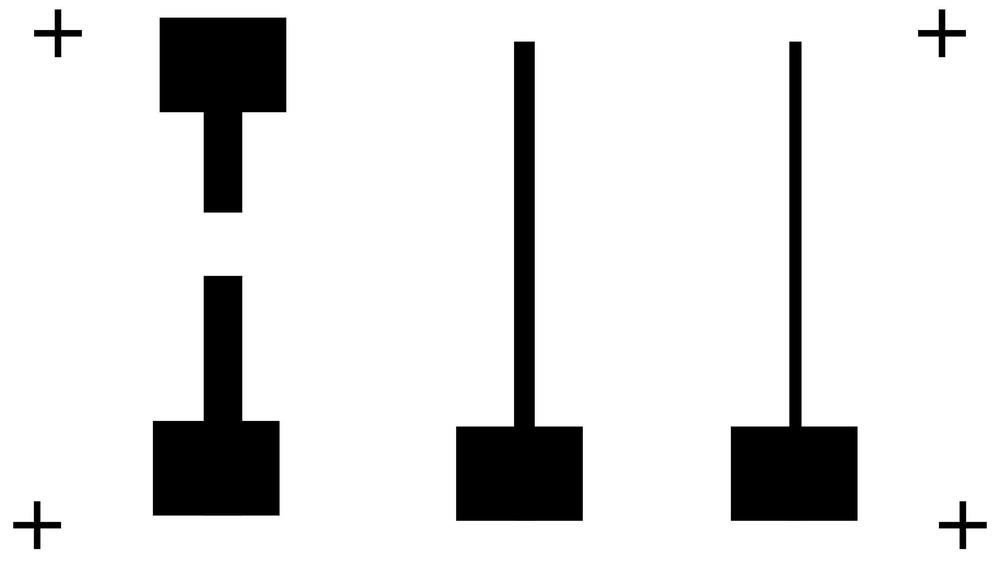
#> input picture OPCfullauto/NMOSNOR.jpg, 1000 x 562 px, shrunk from 2500 x 1406 before the run
$ python OPCauto.py
#> lines starting #> are read from the running program, lines starting #| are printed output that depends on the picture; after the words box and inside, x2 and y2 are one past the last pixel; in counts of white or black regions, pixels touching at a corner belong together
#!/usr/bin/env python3
# -*- coding: utf-8 -*-
"""
Created on Thu Oct 25 12:59:55 2023

@author: zhaoyanzhi
"""
import cv2
import numpy as np

def apply_opc_correction(image_path, output_path, radius=2, stroke_thickness=1, erosion_iterations=1):
#> called with image_path = 'NMOSNOR.jpg', output_path = 'OPC_corrected.jpg', radius = 1, stroke_thickness = 1, erosion_iterations = 1
    img = cv2.imread(image_path, cv2.IMREAD_GRAYSCALE)
#> img is the input picture: shape (562, 1000); min 0, max 255, mean 222.2
    # OPC Step 1 Erode the image to make the gate pattern slightly thinner
    kernel = np.zeros((3,3), np.uint8)
    img = cv2.erode(img, kernel, iterations=erosion_iterations)
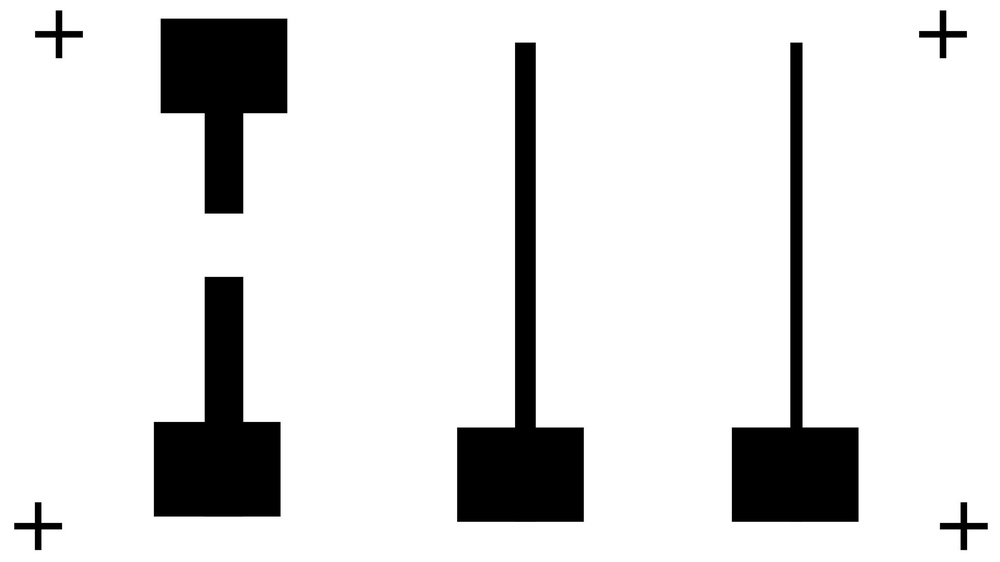
#> img: shape (562, 1000); min 0, max 255, mean 222.2

    # Harris corner detection
    dst = cv2.cornerHarris(img, 2, 3, 0.04)
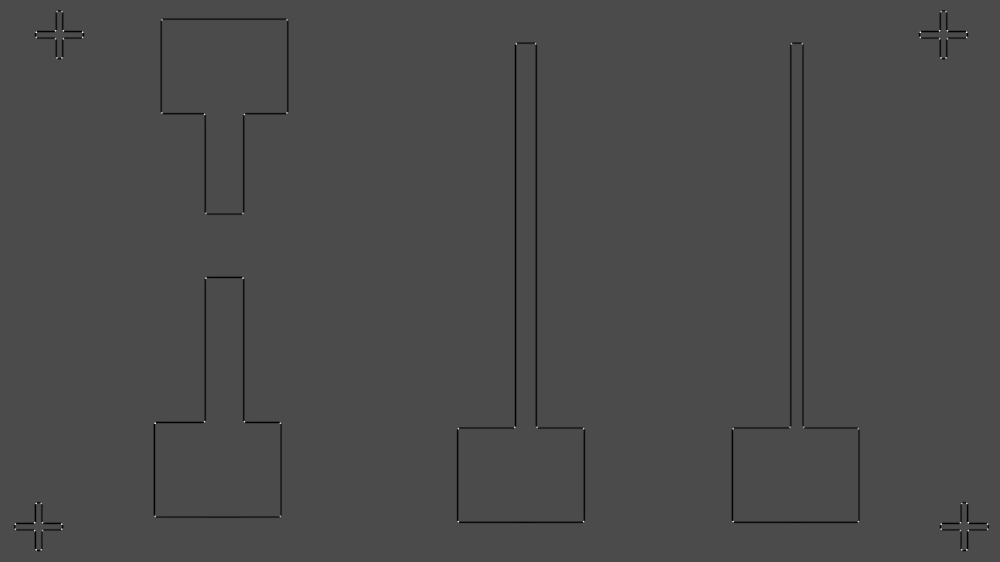
#> dst: shape (562, 1000) float32; min -0.0296, max 0.071, mean -0.000269; drawn with min black and max white
    dst = cv2.dilate(dst, None)
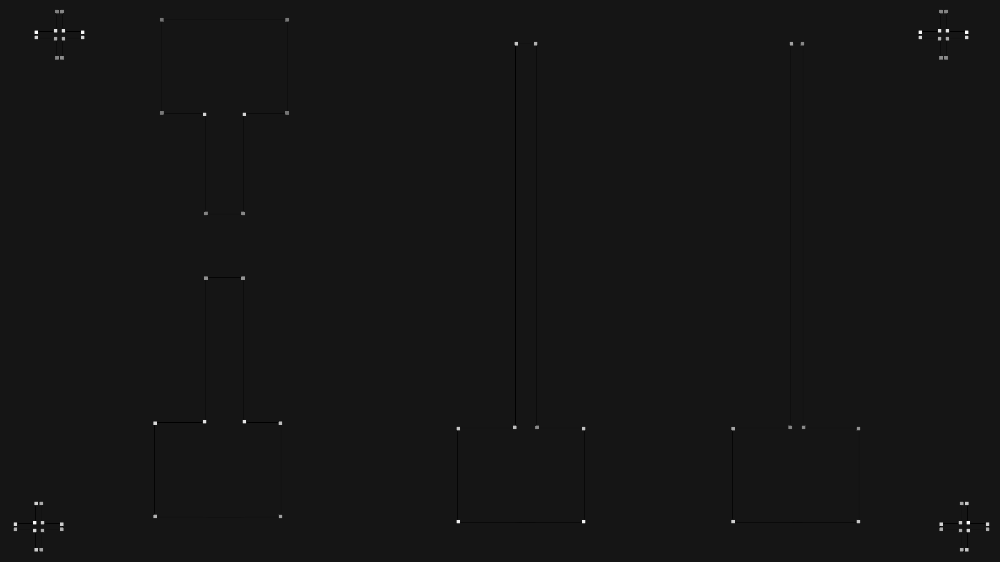
#> dst: shape (562, 1000) float32; min -0.0067, max 0.071, mean 6.11e-05; drawn with min black and max white
    # Get corner cordinates
    corner_xy = np.argwhere(dst > 0.01 * dst.max())
#> corner_xy = 1487 pairs, first value 9 to 551, second value 13 to 989

    # OPC Step 2 Corners
    for loc in corner_xy:
        cv2.circle(img, tuple(reversed(loc)), radius, 255, stroke_thickness)
#> this loop made 1487 passes
#> loc on passes 1 to 3: [9, 55], [9, 56], [9, 57]
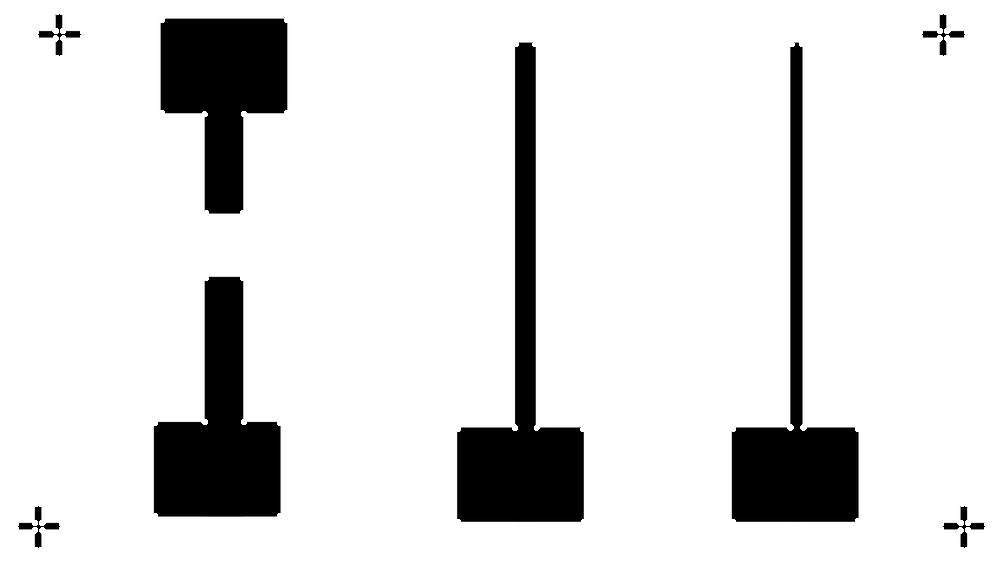
#> img: shape (562, 1000); 0.4% of pixels changed, all inside (x1, y1, x2, y2) = (12, 8, 991, 553)
    # Save corrected image
    cv2.imwrite(output_path, img)
    # Display the corrected image(not necessary, just for test)
    #cv2.imshow('OPC Corrected', img)
    #cv2.waitKey(0)
    #cv2.destroyAllWindows()

# A simple test
image_path = "NMOSNOR.jpg"
output_path = "OPC_corrected.jpg"
apply_opc_correction(image_path, output_path, radius=1,stroke_thickness=1,erosion_iterations=1)
